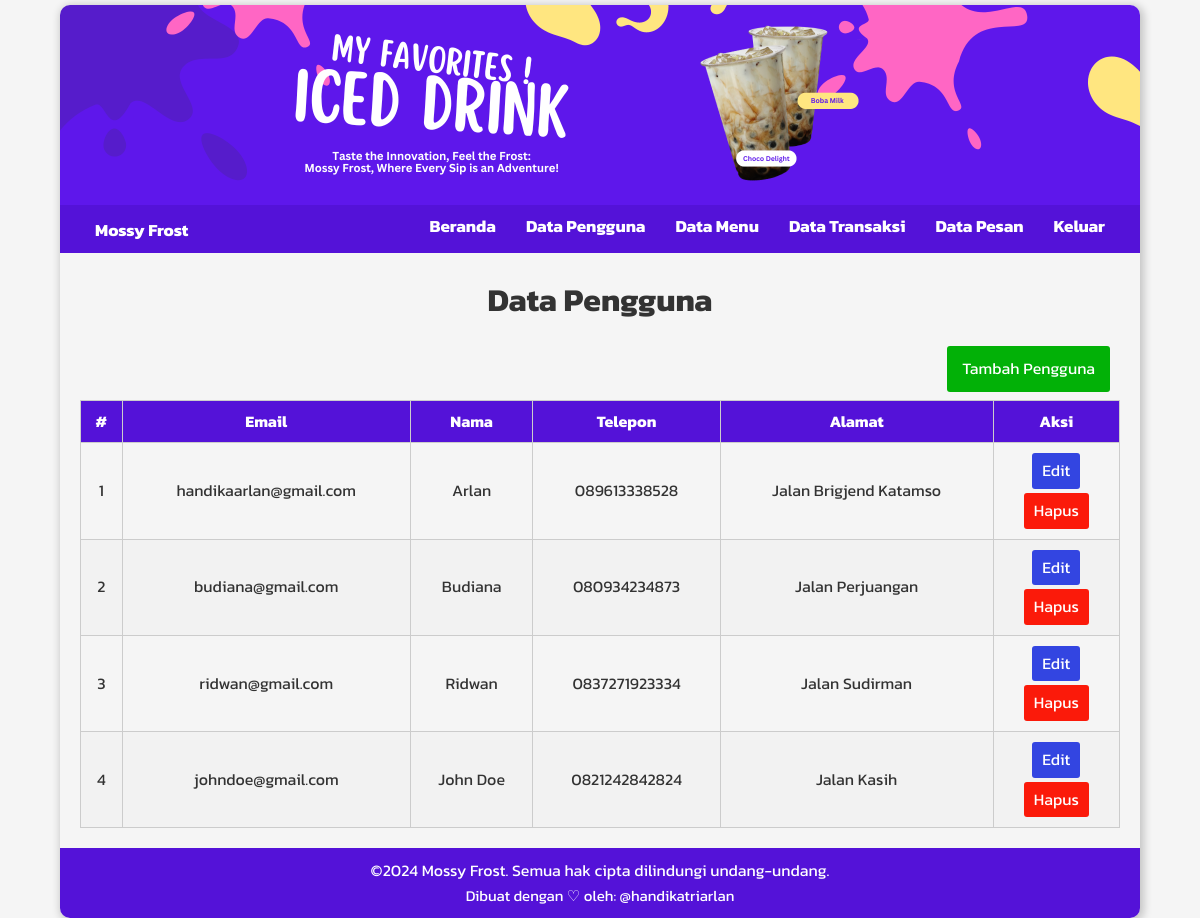
Page /data-user.php (signed in) on the committed database.
### tables this page shows
CREATE TABLE `users` (
  `id` int NOT NULL,
  `email` varchar(255) NOT NULL,
  `name` varchar(255) NOT NULL,
  `phone` varchar(20) NOT NULL,
  `address` text NOT NULL,
  `password` varchar(255) DEFAULT NULL,
  `role` enum('admin','user') DEFAULT 'user'
);

### data-user.php (the view, shortened to what this page needs)
<?php
include "config/connection.php";
$sql = "SELECT id, email, name, phone, address, role FROM users WHERE role = 'user'";
$stmt = $conn->prepare($sql);
$stmt->execute();
$users = $stmt->fetchAll(PDO::FETCH_ASSOC);
?>
<main>
    <h1 class="title">Data Pengguna</h1>
    <a href="data-user-add.php" class="btn-add">Tambah Pengguna</a>
    <table class="order-history">
        <thead>
            <tr>
                <th>#</th>
                <th>Email</th>
                <th>Nama</th>
                <th>Telepon</th>
                <th>Alamat</th>
                <th>Aksi</th>
            </tr>
        </thead>
        <tbody>
            <?php $no = 1; ?>
            <?php foreach ($users as $user) : ?>
                <tr>
                    <td><?php echo $no++; ?></td>
                    <td><?php echo htmlspecialchars($user['email']); ?></td>
                    <td><?php echo htmlspecialchars($user['name']); ?></td>
                    <td><?php echo htmlspecialchars($user['phone']); ?></td>
                    <td><?php echo htmlspecialchars($user['address']); ?></td>
                    <td>
                        <div class="action-buttons">
                            <a href="data-user-edit.php?id=<?php echo $user['id']; ?>" class="btn-edit">Edit</a>
                            <a href="data-user.php?delete=<?php echo $user['id']; ?>" class="btn-delete" onclick="return confirm('Apakah Anda yakin ingin menghapus pengguna ini?');">Hapus</a>
                        </div>
                    </td>
                </tr>
            <?php endforeach; ?>
        </tbody>
    </table>
</main>
<?php
include "layouts/app.php";
?>

### assets/styles/style.css (style rules this page uses)
* { margin: 0; padding: 0; box-sizing: border-box; }
html, body { height: 100%; font-family: "Kanit", sans-serif; line-height: 1.6; background-color: #f5f5f5; color: #333; }
body { display: flex; flex-direction: column; }
main { padding: 20px; flex: 1; margin-top: 50px; }
.title { text-align: center; margin-bottom: 10px; }
.order-history { width: 100%; margin-top: 30px; border-collapse: collapse; }
.order-history th, .order-history td { border: 1px solid #ccc; padding: 8px; text-align: center; }
.order-history th { background-color: #5412d8; color: #fff; }
.order-history tbody tr:nth-child(even) { background-color: #f2f2f2; }
.btn-edit, .btn-delete, .btn-update { padding: 5px 10px; text-decoration: none; color: white; border-radius: 3px; display: block; margin: 2px; }
.btn-edit { background-color: #3345e1; }
.btn-delete { background-color: #fb1a0a; }
.action-buttons { display: flex; flex-direction: column; justify-content: center; align-items: center; }
.btn-add { padding: 10px 15px; background-color: #02b107; color: white; text-decoration: none; border-radius: 3px; font-size: 16px; float: right; margin: 10px 10px 8px; }

### rows in the picture
users: email "handikaarlan@gmail.com", name "Arlan", phone "089613338528", address "Jalan Brigjend Katamso"
users: email "budiana@gmail.com", name "Budiana", phone "080934234873", address "Jalan Perjuangan"
users: email "ridwan@gmail.com", name "Ridwan", phone "0837271923334", address "Jalan Sudirman"
users: email "johndoe@gmail.com", name "John Doe", phone "0821242842824", address "Jalan Kasih"
